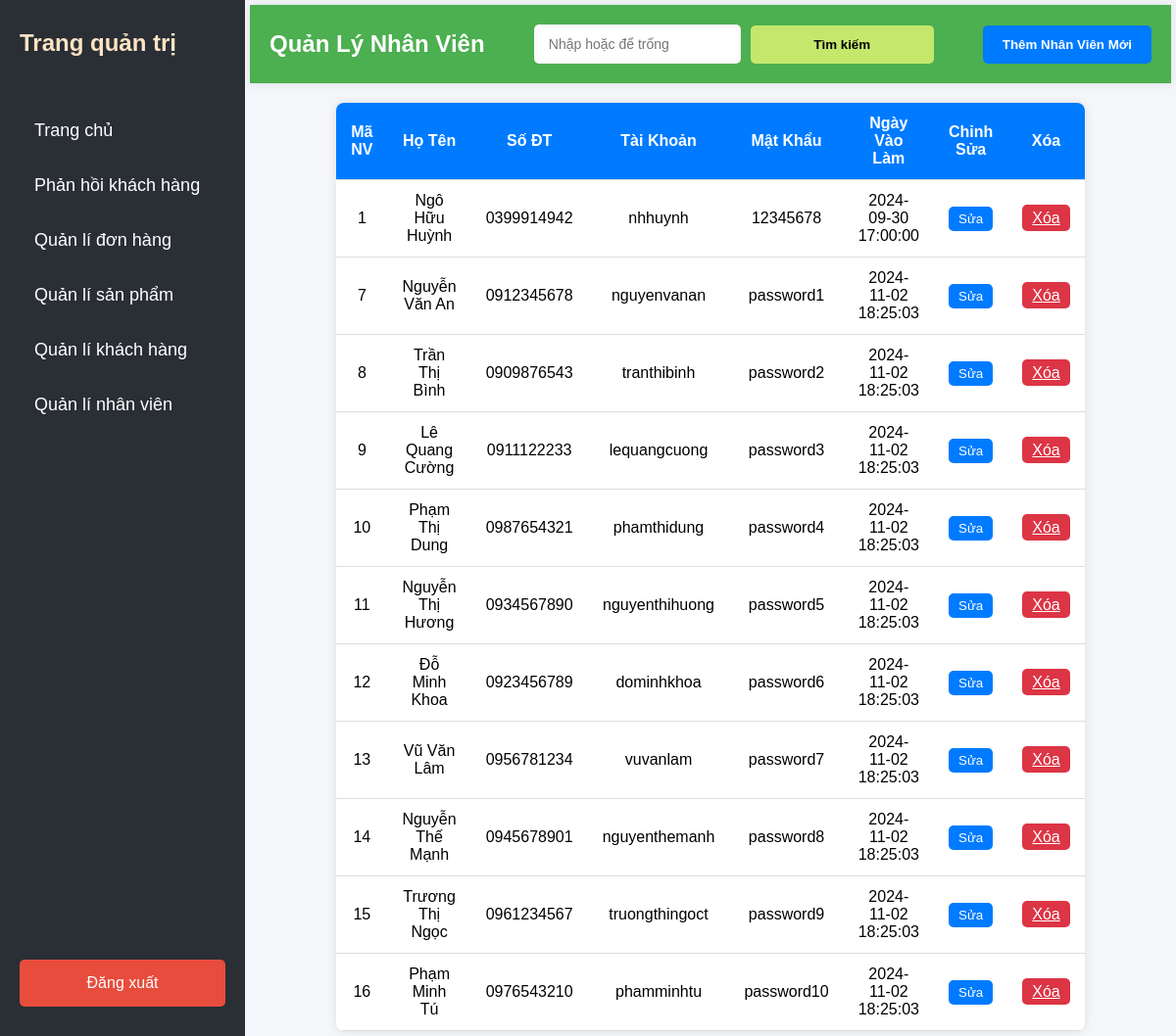
The page /admin/qlnhanvien.php (signed in) on the database its author committed.
### tables this page shows
CREATE TABLE `nhanvien` (
  `MaNhanVien` int(11) NOT NULL,
  `HoTen` varchar(100) NOT NULL,
  `SoDienThoai` varchar(15) NOT NULL,
  `TaiKhoan` varchar(100) NOT NULL,
  `MatKhau` varchar(255) NOT NULL,
  `NgayVaoLam` timestamp NOT NULL DEFAULT current_timestamp()
);

### admin/qlnhanvien.php (the view, shortened to what this page needs)
<?php
$conn = new mysqli('localhost', 'root', '', 'shopfastfood');
$sql = "SELECT * FROM nhanvien";
$stmt = $conn->prepare($sql);
$stmt->execute();
$result = $stmt->get_result();
?>
<!DOCTYPE html>
<html lang="en">
<head>
    <link rel="stylesheet" href="../admin/css/sidebar.css">
    <link rel="stylesheet" href="../admin/css/qlnhanvien.css">
</head>
<body>
<?php include 'sidebar.php';?>
<div class="noidung">
<div class="header">
    <h1>Quản Lý Nhân Viên</h1>
    <form method="GET"class="search-form">
        <input type="text" name="keyword" placeholder="Nhập hoặc để trống">
        <button type="submit">Tìm kiếm</button>
    </form>
    <div class="right-buttons">
        <button type="button" class="add-btn" onclick="showAddForm()">Thêm Nhân Viên Mới</button>
    </div>
</div>
    <table>
        <thead>
            <tr>
                <th>Mã NV</th>
                <th>Họ Tên</th>
                <th>Số ĐT</th>
                <th>Tài Khoản</th>
                <th>Mật Khẩu</th>
                <th>Ngày Vào Làm</th>
                <th>Chỉnh Sửa</th>
                <th>Xóa</th>
            </tr>
        </thead>
        <tbody>
            <?php while ($row = $result->fetch_assoc()): ?>
                <tr data-id="<?php echo $row['MaNhanVien']; ?>">
                    <td><?php echo $row['MaNhanVien']; ?></td>
                    <td><?php echo $row['HoTen']; ?></td>
                    <td><?php echo $row['SoDienThoai']; ?></td>
                    <td><?php echo $row['TaiKhoan']; ?></td>
                    <td><?php echo $row['MatKhau']; ?></td>
                    <td><?php echo $row['NgayVaoLam']; ?></td>
                    <td>
                        <button class="edit-btn" onclick="showEditForm(<?php echo $row['MaNhanVien']; ?>)">Sửa</button>
                    </td>
                    <td>
                        <a href="?delete=<?php echo $row['MaNhanVien']; ?>" class="delete-btn" onclick="return confirm('Bạn có chắc chắn muốn xóa?')">Xóa</a>
                    </td>
                </tr>
            <?php endwhile; ?>
        </tbody>
    </table>
</div>
</body>
</html>

### admin/css/sidebar.css (style rules this page uses)
* { margin: 0; padding: 0; box-sizing: border-box; font-family: 'Arial', sans-serif; }
body { display: flex; min-height: 100vh; background-color: #f0f2f5; }
.noidung { margin-left: 250px; padding: 5px; width: calc(100% - 250px); }

### admin/css/qlnhanvien.css (style rules this page uses)
body { background-color: #f4f6f9; font-family: Arial, sans-serif; }
h1 { text-align: center; margin-bottom: 20px; }
table { width: 80%; margin: 0 auto; border-collapse: collapse; background-color: white; box-shadow: 0 0 10px rgba(0, 0, 0, 0.1); border-radius: 8px; overflow: hidden; }
th, td { padding: 12px 15px; text-align: center; border-bottom: 1px solid #ddd; }
th { background-color: #007bff; color: white; }
.edit-btn, .delete-btn { background-color: #007bff; color: white; border: none; padding: 5px 10px; border-radius: 5px; cursor: pointer; }
.delete-btn { background-color: #dc3545; }
input { width: 99%; padding: 10px; margin: 10px 0; border: 1px solid #ddd; border-radius: 5px; }
button { width: 100%; padding: 10px; background-color: #28a745; color: white; border: none; border-radius: 5px; cursor: pointer; }
.header { background-color: #4CAF50; color: white; display: flex; justify-content: space-between; align-items: center; padding: 10px 20px; box-shadow: 0 0 10px rgba(0, 0, 0, 0.1); margin-bottom: 20px; }
.header h1 { margin: 0; font-size: 24px; font-weight: bold; }
.header .search-form { display: flex; align-items: center; gap: 10px; }
.header input[type="text"] { padding: 12px 15px; border: none; border-radius: 5px; width: 300px; max-width: 100%; font-size: 14px; box-shadow: inset 0 0 5px rgba(0, 0, 0, 0.1); }
.header button { background-color: #c5e86c; color: black; border: none; padding: 12px 20px; border-radius: 5px; cursor: pointer; font-weight: bold; }
.header .add-btn { background-color: #007bff; color: white; border: none; padding: 12px 20px; border-radius: 5px; cursor: pointer; font-weight: bold; }

### rows shown on the page
nhanvien: MaNhanVien "1", HoTen "Ngô Hữu Huỳnh", SoDienThoai "0399914942", TaiKhoan "nhhuynh", MatKhau "12345678", NgayVaoLam "2024-09-30 17:00:00"
nhanvien: MaNhanVien "7", HoTen "Nguyễn Văn An", SoDienThoai "0912345678", TaiKhoan "nguyenvanan", MatKhau "password1", NgayVaoLam "2024-11-02 18:25:03"
nhanvien: MaNhanVien "8", HoTen "Trần Thị Bình", SoDienThoai "0909876543", TaiKhoan "tranthibinh", MatKhau "password2", NgayVaoLam "2024-11-02 18:25:03"
nhanvien: MaNhanVien "9", HoTen "Lê Quang Cường", SoDienThoai "0911122233", TaiKhoan "lequangcuong", MatKhau "password3", NgayVaoLam "2024-11-02 18:25:03"
nhanvien: MaNhanVien "10", HoTen "Phạm Thị Dung", SoDienThoai "0987654321", TaiKhoan "phamthidung", MatKhau "password4", NgayVaoLam "2024-11-02 18:25:03"
nhanvien: MaNhanVien "11", HoTen "Nguyễn Thị Hương", SoDienThoai "0934567890", TaiKhoan "nguyenthihuong", MatKhau "password5", NgayVaoLam "2024-11-02 18:25:03"
nhanvien: MaNhanVien "12", HoTen "Đỗ Minh Khoa", SoDienThoai "0923456789", TaiKhoan "dominhkhoa", MatKhau "password6", NgayVaoLam "2024-11-02 18:25:03"
nhanvien: MaNhanVien "13", HoTen "Vũ Văn Lâm", SoDienThoai "0956781234", TaiKhoan "vuvanlam", MatKhau "password7", NgayVaoLam "2024-11-02 18:25:03"
nhanvien: MaNhanVien "14", HoTen "Nguyễn Thế Mạnh", SoDienThoai "0945678901", TaiKhoan "nguyenthemanh", MatKhau "password8", NgayVaoLam "2024-11-02 18:25:03"
nhanvien: MaNhanVien "15", HoTen "Trương Thị Ngọc", SoDienThoai "0961234567", TaiKhoan "truongthingoct", MatKhau "password9", NgayVaoLam "2024-11-02 18:25:03"
nhanvien: MaNhanVien "16", HoTen "Phạm Minh Tú", SoDienThoai "0976543210", TaiKhoan "phamminhtu", MatKhau "password10", NgayVaoLam "2024-11-02 18:25:03"
